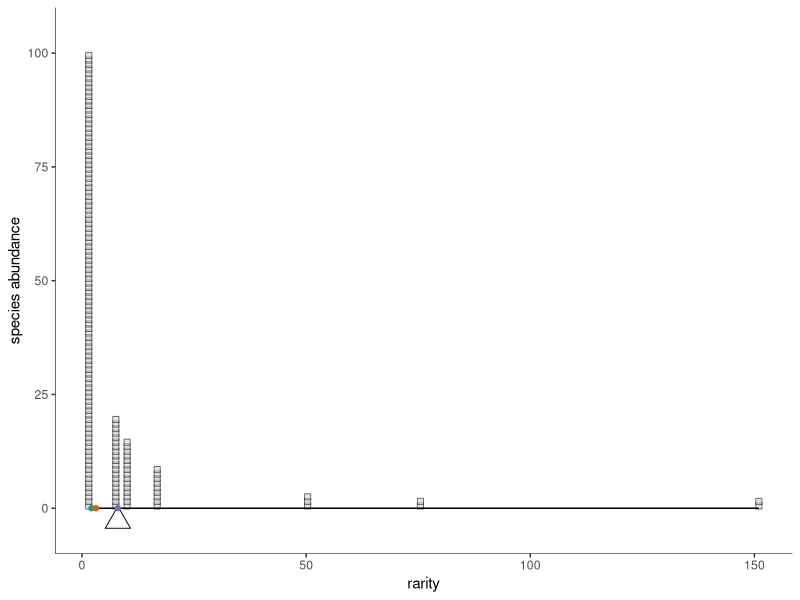
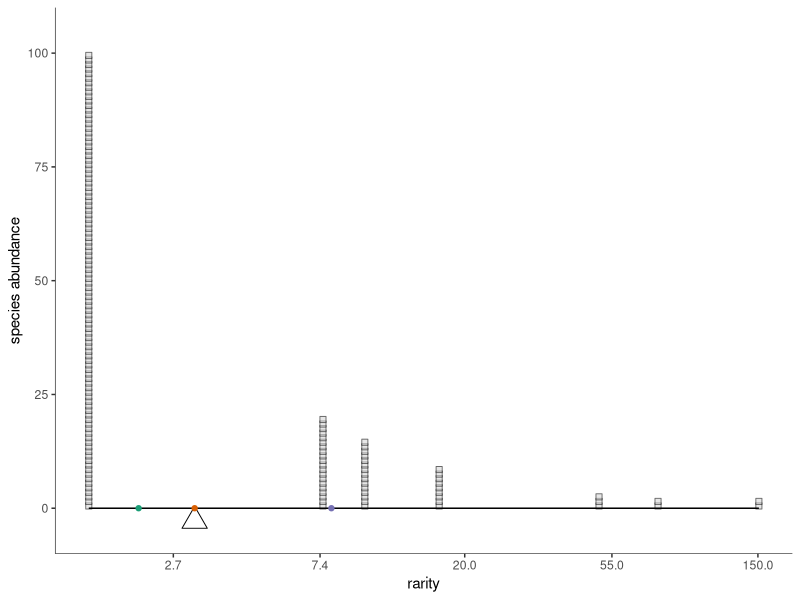
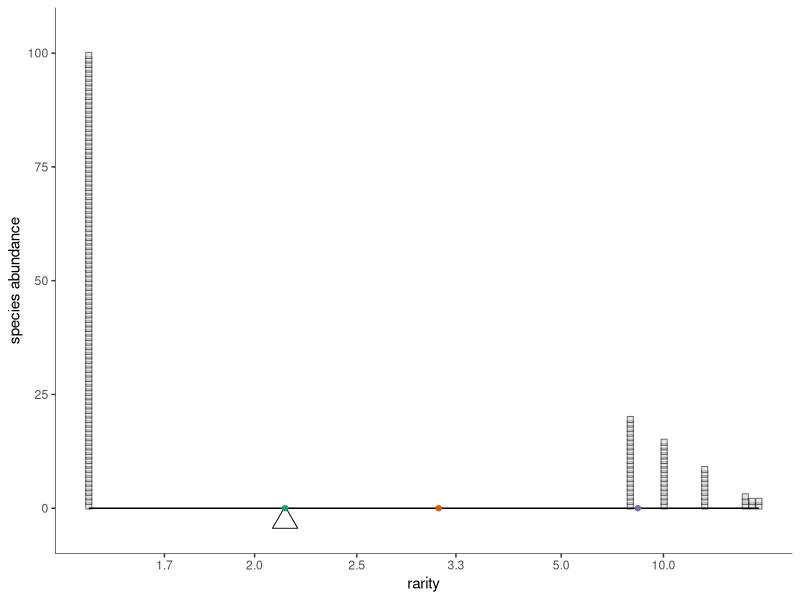

Write the R code that produced these figures, in order.
library(tidyverse)
library(ggthemes)

## TODO
## OPTIONAL: color the species (so that stacking becomes clear)
## fix box size for small max abundance so it doesn't e.g. cross y-axis
## think about squeezing when rarities aren't equal but are close s.t. boxes overlap
## select colors for reference points http://colorbrewer2.org/#type=qualitative&scheme=Dark2&n=3
## switch plotting order so that fulcrum point sits above reference points

library(scales) # trans_new() is in the scales library

epsPretty <- 0
offStart <- 0

pfun=function(x, pow, offset=offStart){
	if (pow==0) return(log(x))
	r <- sign(pow)*(x+offset)^pow
	return(r)
}

ipfun=function(x, pow, offset=offStart){
	if (pow==0) return(exp(x))
	r <- sign(pow)*(x)^(1/pow)
	return(r)
}

# Diversity function 
dfun<-function(ab, l){
	rp <- ab/sum(ab)
	return(ipfun(sum(rp*pfun(1/rp, l)),l))
}

# round numbers, more aggressively the larger they are
prettify <- function(breaks){
    digits <- -floor(log10(abs(breaks))) + 1
    digits[breaks == 0] <- 0
    return((round(breaks, digits = digits))[round(breaks, digits = digits)!=(-Inf)]) #klugey fix to -Inf
}

power_trans = function(pow) trans_new(name="power"
   , transform = function(x) pfun(x, pow)
	, inverse = function(x) ipfun(x, pow)
	, breaks = function(x) prettify(
		trans_breaks(
			function(x) pfun(x, pow), function(x) ipfun(x, pow), n = 6
		)(c(epsPretty,x)*1.1)
	)
   , domain = c(1, 10000)
)

# replicate to make stacks with geom_point
fancy_rep<-function(df){
    return(data.frame(df[rep(1:nrow(df), df$abundance),])
           %>% group_by(abundance) %>% mutate(gr=1:length(abundance))
    )
}

base_plot <- function(abundance, pointScale=200){
    
	rf <- tibble(names = as.factor(1:length(abundance))
		, abundance
		, rarity = sum(abundance)/abundance
	)
	rfrepeated <-fancy_rep(rf) 

	pointsize <- pointScale/max(abundance)
	
	#This pretty much has to be 0.5 because the shape is centered on its x- and y-locations, but we want to offset so it rests upon it
	goff <- 0.5

	base <- (ggplot(rfrepeated, aes(x=rarity, y=abundance))
		+ geom_point(aes(y=gr-goff, alpha=0.2), size=pointsize, fill="lightgrey", shape=22, color="black", stroke=0.5) #some stylistic things to deal with squeezing
		
		# make plank
		+ geom_segment(
			aes(x, y, xend=xend, yend=yend)
			, data=data.frame(
				x=c(min(rf$rarity))
				, y=c(0)
				, xend=c(max(rf$rarity))
				, yend=c(0)
			)
		)
# adding this in let the boxes fill the y-space pretty well without gaps, don't think it ruined appearance of y-axis
		+scale_y_continuous(
		    expand=c(0,0)
		    , limits=c(max(rf$abundance)-1.1*max(rf$abundance), 1.1*max(rf$abundance))
		)
		+ labs(y="species abundance")
	)
	return(theme_plot(base))
}

theme_plot <- function(p){
	return(p
		+ theme_tufte(base_family = "sans")
		+ theme(legend.position="none")
		+ theme(
			axis.line.x = element_line(
				colour = 'black', size=0.2, linetype='solid'
			), axis.line.y =  element_line(
				colour = 'black', size=0.2, linetype='solid'
			)
		)
	)
}

scale_plot <- function(ab, ell){
	div <- dfun(ab, ell)
	print(div)
	return (base_plot(ab) 
		+ geom_point(
			data=tibble(x=div, y=-0.028*max(ab))# don't recall why 0.028, but it gets fulcrum point just right. 
			, size=6, shape=2
			, aes(x, y)
		)
		+ scale_x_continuous(trans=power_trans(pow=ell))
		+ coord_cartesian(clip="off")
	)
}

mean_points <- function(ab, ell){
	div <- Vectorize(dfun, vectorize.args=("l"))(ab, ell)
	return(geom_point(
		data=tibble(x=div, y=0*div, clr=1:length(div))
		, aes(x, y, color=as.factor(clr))
	))
}

rarity_plot <- function(ab, ell, lrange=-1:1){
	return(
		scale_plot(ab, ell) 
		+ mean_points(ab, lrange)
		+ scale_color_brewer(type="qual", palette="Dark2") #playing with color choices
	)
}

rarity_series <- function(ab, lrange=-1:1){
	for(l in lrange){
		print(rarity_plot(ab, l, lrange))
	}
}

#some SADs to play with

# ab <- c(20, 15, 9, 3, 2, 1, 1)
ab <- c(100, 20, 15, 9, 3, 2, 1, 1)
# ab<-c(50,30,20)
# ab<-c(4,3,2)
# ab <- c(20, 15, 9, 3, 2, 1, 1)
# ab <- c(200,100, 20, 15, 9, 3, 2, 1, 1)
# ab<-floor(exp(rnorm(50, 4,1.5)))

# quartz()
rarity_plot(ab, 1)

# quartz()
rarity_plot(ab, 0)

# quartz()
rarity_plot(ab, -1)
